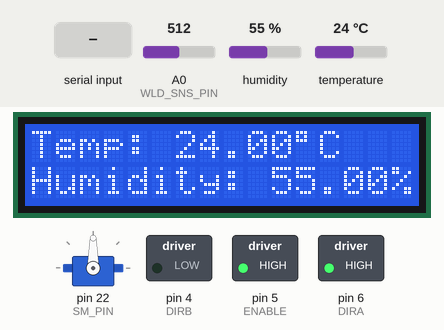
Simulated run of this sketch. Board: Arduino Mega 2560, built with avr-gcc and run on an emulated ATmega2560. Parts: servo, 16×2 character LCD, switched loads named in the sketch (green lamp = pin HIGH). The inputs (shaded band) are chosen by the test bench; at power-on: temperature 24 °C, humidity 55 %, A0 (WLD_SNS_PIN) = 512. What the sketch prints to the serial monitor is not drawn.

Above: at 2.2 s.
2.3 s: temperature set to 21 °C
At 4.4 s:
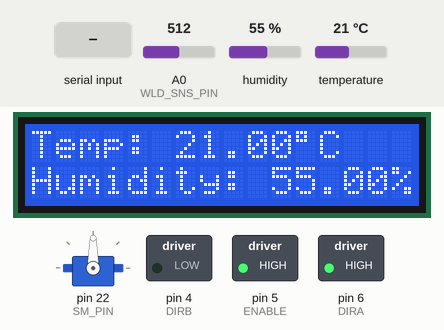
5.6 s: temperature set to 18 °C
At 7.7 s:
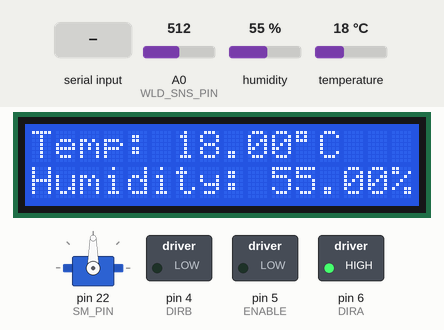
8.6 s: "0\n" received over Serial
At 14.3 s:
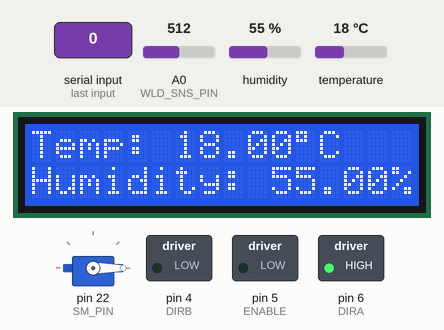
14.7 s: temperature set to 28 °C
At 17.6 s:
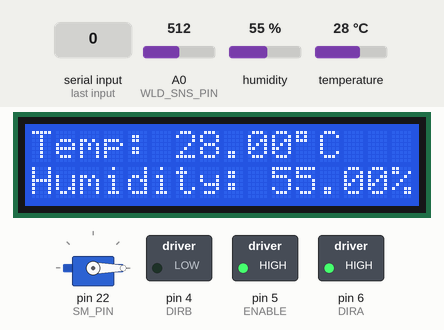
23.7 s: humidity set to 22 %
At 26.4 s:
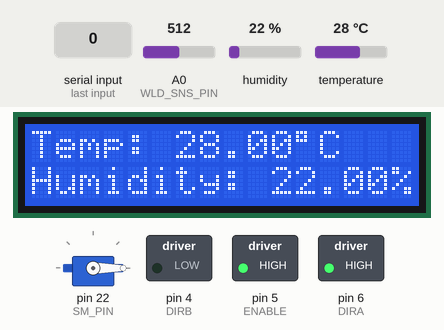
Timing chart, 0 to 27.8 s (numbered marks = the images above; inputs shaded):
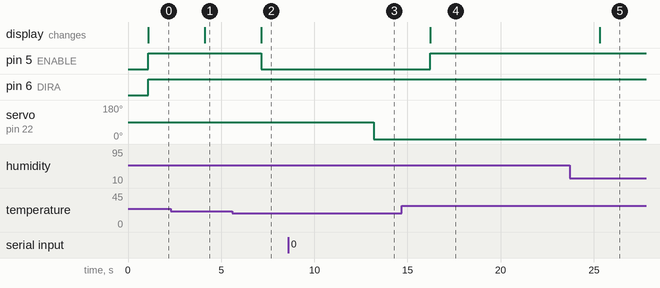

Measured:
- the behaviour switches between 20 and 19 °C on temperature (found by bisection; images 1 and 2)
- after the input at 2.3 s, the display: changes after 1.8 s (image 1)
- after the input at 5.6 s, pin 5 (ENABLE): HIGH → LOW after 1.5 s; the display: changes after 1.5 s (image 2)
- after the input at 8.6 s, servo on pin 22 (SM_PIN): 90° → 0° after 4.6 s
- after the input at 14.7 s, pin 5 (ENABLE): LOW → HIGH after 1.5 s; the display: changes after 1.5 s (image 4)
- after the input at 23.7 s, the display: changes after 1.6 s (image 5)

The sketch:

ECS2.ino
```cpp
//---------------------------------------------------------------------------------------------------------
// FILENAME:      ECS.ino
// DESCRIPTION:   Driver file for Evaporation Cooling System.
// COMPILER:      Arduino Mega2560
// AUTHORS:       Marissa Floam         CPE301.1001  (Fall 2021)
//                Michael Moosmuller    CPE301.1001  (Fall 2021)
//                Jacob Wilt            CPE301.1001  (Fall 2021)
// NOTES:
//---------------------------------------------------------------------------------------------------------

// Libraries
#include <dht.h>
#include <LiquidCrystal.h>
#include <Servo.h>

// Water Level Sensor Pins
#define WLD_SNS_PIN A0

// Temperature Humidity Sensor Pins
#define DHT_PIN A1

// LCD Screen Pins
#define RS 7
#define E  8
#define D4 9
#define D5 10
#define D6 11
#define D7 12

// DC Motor Pins
#define ENABLE 5
#define DIRA   6
#define DIRB   4

// Servo Motor Pin
#define SM_PIN 22

// LED Pins
#define LED1 13
#define LED2 2
#define LED3 3

// Initialize Objects
dht              DHT;
LiquidCrystal    LCD  (RS, E, D4, D5, D6, D7);
Servo            SM;

// Control Variables
bool STATE_DISABLED, STATE_IDLE, STATE_ERROR, STATE_RUNNING;

// Global Variables
int pos;                    // Servo Motor Position
char buf[80];               // Serial Input Buffer
float TEMP = 20;            // Control Temperature
int value;                  // Water Level Reading

//-------------------------------------------------------------------------------------------------------//

void setup() {

    // DC Motor
    pinMode(ENABLE,OUTPUT);                     // Illegal
    pinMode(DIRA,OUTPUT);                       // Illegal
    pinMode(DIRB,OUTPUT);                       // Illegal

    // Servo Motor
    SM.attach(SM_PIN);
    SM.write(90);

    // Start Systems
    Serial.begin(9600);                           // Start Serial
    LCD.begin(16, 2);                             // 16 characters, 2 line

    // Delay Program
    delay(1000);

}

//-------------------------------------------------------------------------------------------------------//

void loop(){

    // Set Servo Motor Position from Serial Input
    if (readline(Serial.read(), buf, 80) > 0) {
      Serial.print("Servo Position: ");
      Serial.println(buf);
      pos = atoi(buf);
      SM.write(pos);
    }

    // Water Level Detection Sensor
    value = analogRead(WLD_SNS_PIN);                                // Illegal
//    Serial.print("Water Level: ");
//    Serial.println(value);
    if (value == 0)
      Serial.println("Water Level too Low!");

    // Print Temperature and Humidity Values to LCD Screen
    DHT.read11(DHT_PIN);
    LCD.setCursor(0,0);
    LCD.print("Temp: ");
    LCD.print(DHT.temperature);
    LCD.print((char)223);
    LCD.print("C");
    LCD.setCursor(0,1);
    LCD.print("Humidity: ");
    LCD.print(DHT.humidity);
    LCD.print("%");
/*
    Serial.print("Current humidity = ");
    Serial.print(DHT.humidity);
    Serial.print("%  ");
    Serial.print("temperature = ");
    Serial.print(DHT.temperature);
    Serial.println("C  ");
*/

    // Adjust DC Fan Motor according to Temperature
    if (DHT.temperature > TEMP) {                           // Turn On
      digitalWrite(ENABLE,HIGH);                            // Illegal
      digitalWrite(DIRA,HIGH);                              // Illegal
      digitalWrite(DIRB,LOW);                               // Illegal
    }
    else if (DHT.temperature < TEMP) {                      // Turn Off
      digitalWrite(ENABLE,LOW);                             // Illegal
    }

    // Delay
    delay(3000);

}

//-------------------------------------------------------------------------------------------------------//

int readline(int readch, char *buffer, int len) {
    static int pos = 0;
    int rpos;

    if (readch > 0) {
        switch (readch) {
            case '\r':                                      // Ignore CR
                break;
            case '\n':                                      // Return on new-line
                rpos = pos;
                pos = 0;                                    // Reset position index ready for next time
                return rpos;
            default:
                if (pos < len-1) {
                    buffer[pos++] = readch;
                    buffer[pos] = 0;
                }
        }
    }
    return 0;
}
```
